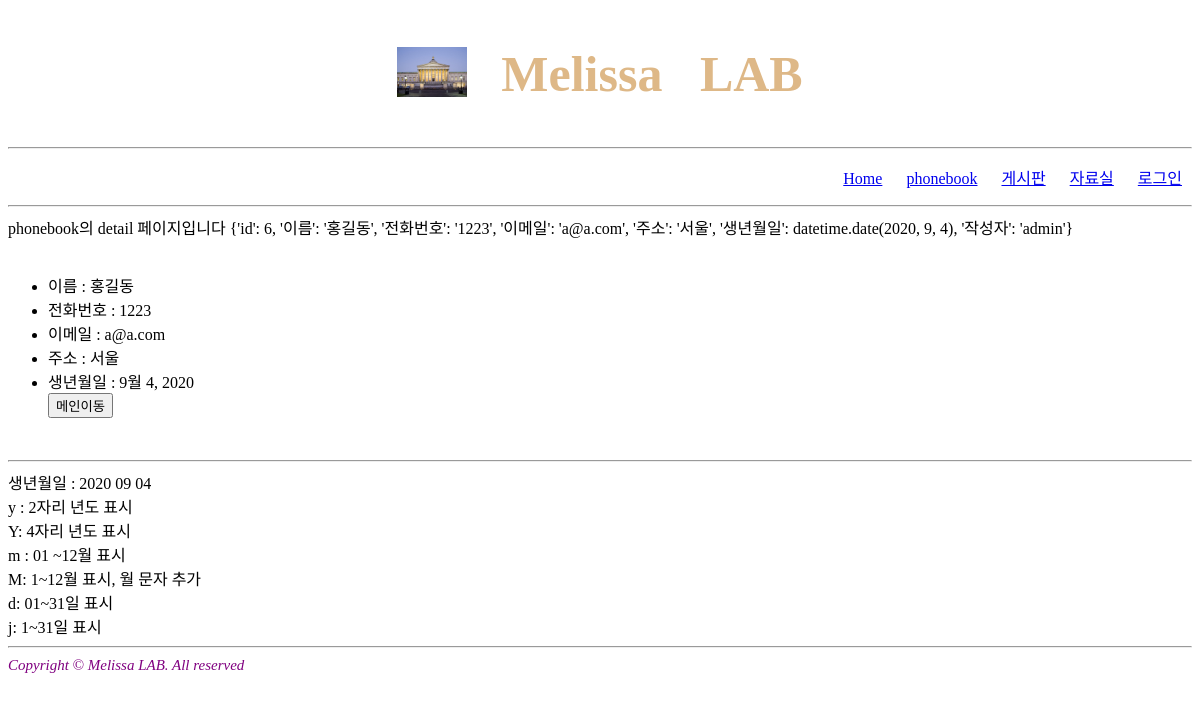
The page /phonebook/detail/6/ on the database its author committed.
### phonebook/models.py (models this page shows)
class PhoneBook(models.Model):
    이름 = models.CharField(max_length=50, null=False)
    전화번호 = models.CharField(max_length=20)
    이메일 = models.EmailField()
    주소 = models.CharField(max_length=100)
    생년월일 = models.DateField()
    작성자 = models.CharField(max_length=200, null=False)

### phonebook/views.py (the view)
# urls.py: re_path(r'^detail/([0-9]+)/', views.detail, name="detail"),
def detail(request, userId):
    userInfo = PhoneBook.objects.values('id','이름', '전화번호',
                        '이메일', '주소', '생년월일', '작성자').get(id=userId)
    print(userInfo)
    context = {"phonebook": userInfo}
    return render(request, "PBook/detail.html", context)

### templates/PBook/detail.html (shortened to what this page needs)
<!DOCTYPE html>
<html>
    <head>
    </head>
    <body>
        {% extends 'form.html' %}
        {% block center %}
        phonebook의 detail 페이지입니다
        {{phonebook}}
        <br><br>
        <ul>
            <li>이름 : {{ phonebook.이름 }}</li>
            <li>전화번호 : {{ phonebook.전화번호 }}</li>
            <li>이메일 : {{ phonebook.이메일 }}</li>
            <li>주소 : {{ phonebook.주소 }}</li>
            <li>생년월일 : {{ phonebook.생년월일 }}</li>
            <button type="button"
                onclick="location.href='{% url 'PB:index'%}'">메인이동</button>
        </ul>
        <br><hr>
        생년월일 : {{ phonebook.생년월일 | date:'Y m d' }}<br>
        y : 2자리 년도 표시<br>
        Y: 4자리 년도 표시<br>
        m : 01 ~12월 표시<br>
        M: 1~12월 표시, 월 문자 추가<br>
        d: 01~31일 표시<br>
        j: 1~31일 표시 <br>
        {% endblock %}

### rows shown on the page
PhoneBook: 이름 "홍길동", 전화번호 "1223", 이메일 "a@a.com", 주소 "서울", 생년월일 "9월 4, 2020", 생년월일 "2020 09 04"

### other values the page prints
{{ phonebook }} "{'id': 6, '이름': '홍길동', '전화번호': '1223', '이메일': 'a@a.com', '주소': '서울', '생년월일': datetime.date(2020, 9, 4), '작성자': 'admin'}"
